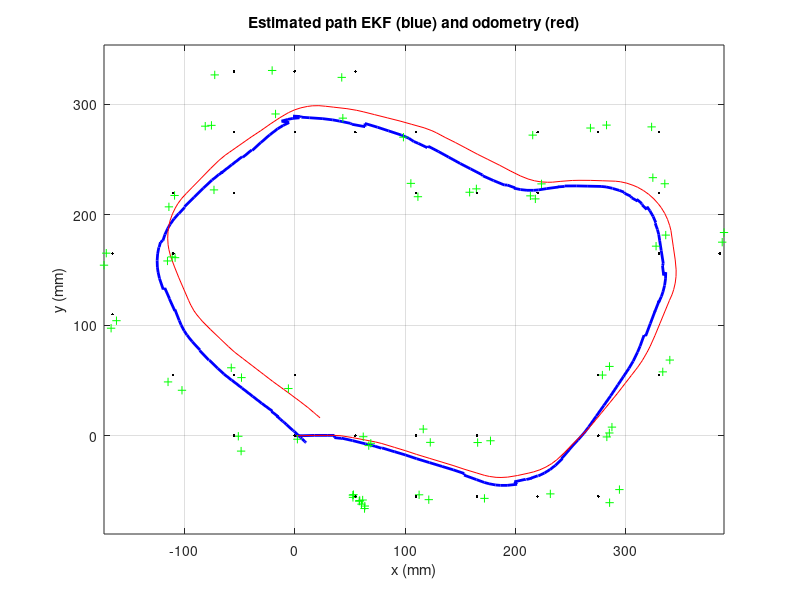
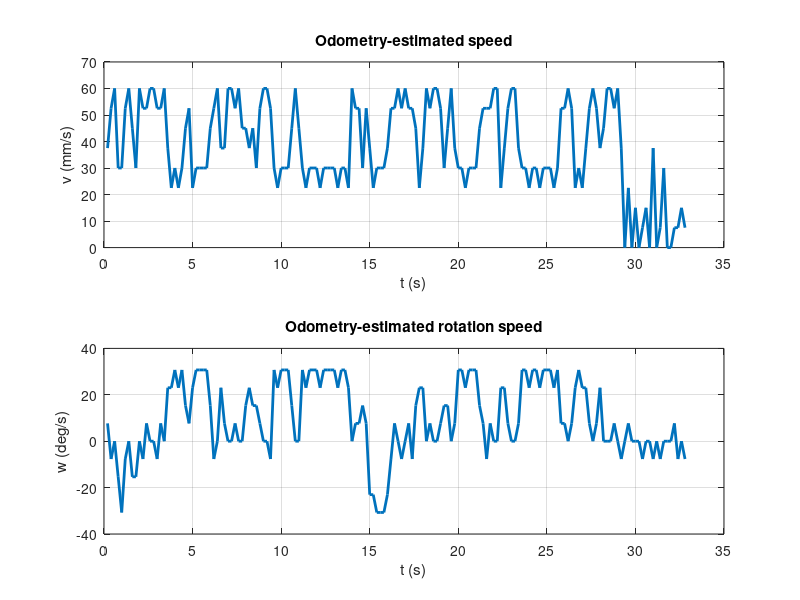
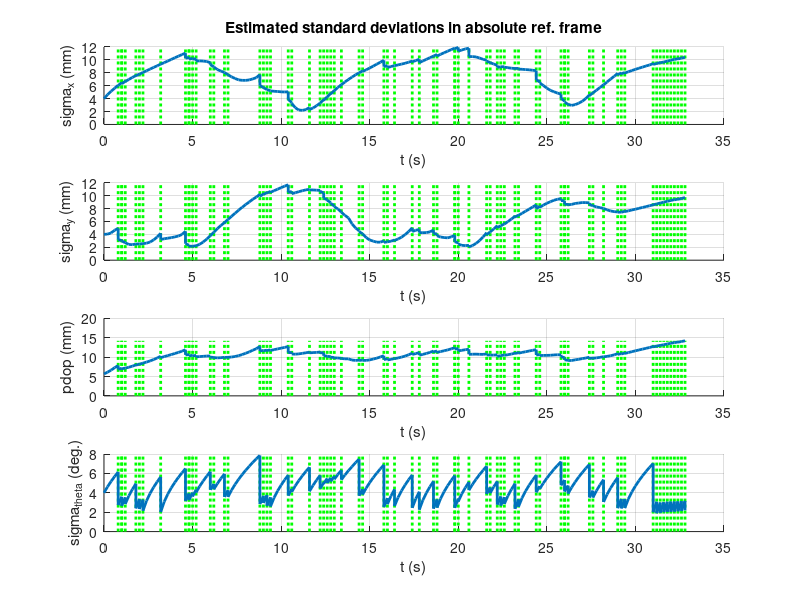
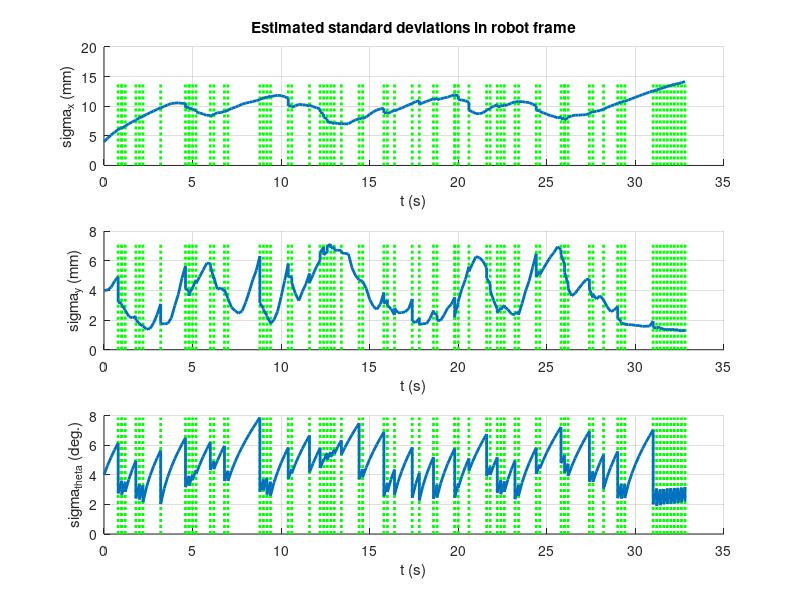

Recreate these plots in MATLAB, in order.
% A script to display the results of the last execution of MagnetLoc.
% MagnetLoc stores its results in 'log.txt' and the meaningful input data
% in inputLog.mat (among which robot parameters and noise variances).
% Graphs displayed:
% Figure 1: 
%   - The path calculated by odometry only (red).
%   - The path estimated by the Kalman filter (blue).
%   - The locations of the magnets which have been detected (black dots).
%   - The estimated locations of the detected magnets in absolute frame
%       using the measurement (that's variable oMeasMagnet in the program).
% Figure 2: 
%   - Speed and rotation speed, as estimated using the encoders.
% Figure 3: 
%   - Estimated error standard deviations (extracted directly from
%       the diagonal of P, hence in absolute frame.
% Figure 4: 
%   - Estimated error standard deviations in robot frame.
% Figure 5: 
%   - Mahalanobis distances calculated with the magnet closest to 
%       the measurement point (candidate magnet) in blue.
%   - Mahalanobis distances calculated with the four nearest neighbors 
%       of the candidate magnet in red.
%   - Mahalanobis distance threshold used in the program (black line).
% Figure 6: 
%   - Estimated x, y, theta as functions of time.
% Figure 7:
%   - Number of magnets detected at each time instant.
% Figure 8:
%   - Raw sensor measurements as a function of the curvilinear abscissa
%       (distance traveled by point M). The vertical axis represents the
%       state of each Reed sensor. A vertical line indicates a closed 
%       sensor (a sensor which detects a magnet).
%   - You may comment out this graph when you don't need it anymore 
%       (when you're done estimating the measurement noise).

function PlotResults

% Load the inputs to the problem (robot charateristics + tuning +
% speed and rotation speed + measurements. They have been saved by
% MagnetLoc in inputLog.mat.

if ~exist("inputLog.mat")
    disp('File inputLog.mat not found. Did you run MagnetLoc first?');
    return
end
if ~exist("log.txt")
    disp('File log.txt not found. Did you run MagnetLoc first?');
    return
end

load inputLog ...
     nbReedSensors samplingPeriod xSpacing ySpacing  ...
     sensorReadings Qgamma mahaThreshold

 
% Load the results calculated by MagnetLoc, logged in log.txt.
fid = fopen('log.txt','r');
firstline = fgetl(fid); 
numvars = numel(strread(firstline,'%s')); %#ok<DSTRRD>
data = textscan(fid,repmat('%f',1,numvars)); %#ok<NASGU>
% The "unused variable" warning has been suppressed: variable "data" is
% used in the "eval" instruction, but code analyzer does not see it.

% Next instruction sets all variables whose name are on the first line
% of the file, here calcPhase, t, x, y, theta, P11...P33, U1, U2, Y
eval(['[' strrep(firstline,' ',',') '] = deal(data{:});']) ;
fclose(fid);

% Prepare vectors and matrices
nbRes = length(t) ;
nbPeriods = sum(calcPhase==1) ;
U    = zeros(2,nbPeriods) ;
Xodo = zeros(3,nbPeriods+1) ;

% Reconstruct the inputs. Suppress lines that are non prediction, since 
% their values have been set to zero conventionally in the logs.
% Keeping those would be impractical when displaying velocities.
U(1,:) = U1(find(calcPhase==1)) ;
U(2,:) = U2(find(calcPhase==1)) ;
tOdo = t(find(calcPhase==1));

% Calculate the measured positions of the magnets in the absolute frame
% and the magnets closest to these measured positions for display. 
% Do this only when calcPhase = 2 (measurement).
nbMeasurementPhases = sum(calcPhase==2) ;
estMagnetPos   = zeros(2,nbMeasurementPhases) ;
exactMagnetPos = zeros(2,nbMeasurementPhases) ;
j = 0 ;
for i = 1 : nbRes 
    if calcPhase(i) == 2
        j = j+1 ;
        oTm = [ cos(theta(i)) , -sin(theta(i)) , x(i) ;
                sin(theta(i)) ,  cos(theta(i)) , y(i) ;
                      0       ,        0       ,  1   ] ;
        oEstimatedMagnet = oTm * [ y1(i) ; y2(i) ; 1 ] ;
        oExactMagnetPos  = round( oEstimatedMagnet ./ [xSpacing ; ySpacing ; 1] ) .* [xSpacing ; ySpacing ; 1] ;
        estMagnetPos(:,j)   = oEstimatedMagnet(1:2) ;
        exactMagnetPos(:,j) = oExactMagnetPos(1:2)  ;
    end
end

% Compute odometry only estimated path
Xodo(:,1) = [x(1) ; y(1) ; theta(1)] ;
for i = 1 : nbPeriods
    Xodo(:,i+1) = Xodo(:,i) + ...
        [ U(1,i)*cos(Xodo(3,i)) ;
          U(1,i)*sin(Xodo(3,i)) ;
          U(2,i) ] ;
end
travDistance = zeros(1,nbPeriods) ;
for i = 2 : nbPeriods
    travDistance(i) = travDistance(i-1) + U(1,i) ;
end

% Plot robot path, Kalman fiter estimation and odometry only estimation

figure; 
plot( x,y , 'b' , 'LineWidth', 2 ) ;
hold on ;
plot( Xodo(1,:), Xodo(2,:) , 'r' ) ;
zoom on ; grid on; axis('equal');
title('Estimated path EKF (blue) and odometry (red)');
xlabel('x (mm)');
ylabel('y (mm)');

% On top of the path, indicate estimated and real magnet positions.

hold on;
plot( estMagnetPos(1,:), estMagnetPos(2,:) , 'g+' ) ;
hold on;
plot( exactMagnetPos(1,:), exactMagnetPos(2,:) , 'k.' ) ;

% Plot odometry-estimated speed and rotation speed

figure; 
subplot(2,1,1);
plot( tOdo,U(1,:)/samplingPeriod , 'LineWidth',2 );
xlabel('t (s)')
ylabel('v (mm/s)');
title('Odometry-estimated speed');
zoom on ; grid on;
subplot(2,1,2);
plot( tOdo,U(2,:)*180/pi/samplingPeriod , 'LineWidth',2 );
xlabel('t (s)')
ylabel('w (deg/s)' , 'LineWidth',2 );
title('Odometry-estimated rotation speed');
zoom on ; grid on;


% Plot estimated variances in absolute reference frame

sigx     = sqrt(P11) ;
sigy     = sqrt(P22) ;
pdop     = sqrt( sigx.*sigx + sigy.*sigy ) ;
sigtheta = sqrt(P33) ;
tRes = t( find(calcPhase==3) ) ;
figure;
subplot(4,1,1);
maximum = max(sigx) ;
for k=1:numel(tRes) 
    line([tRes(k) tRes(k)],[0 maximum],'Color','g','LineStyle',':' ,...
       'LineWidth',2 );      
end
hold on ;
plot( t,sigx , 'LineWidth',2 );
xlabel('t (s)') ;
ylabel('sigma_x (mm)') ;
title('Estimated standard deviations in absolute ref. frame');
zoom on ; grid on;
subplot(4,1,2);
maximum = max(sigy) ;
for k=1:numel(tRes) 
   line([tRes(k) tRes(k)],[0 maximum],'Color','g','LineStyle',':' , ...
       'LineWidth',2 );      
end
hold on ;
plot( t,sigy , 'LineWidth',2 );
xlabel('t (s)') ;
ylabel('sigma_y (mm)');
zoom on ; grid on;
subplot(4,1,3) ;
maximum = max(pdop) ;
for k=1:numel(tRes) 
   line([tRes(k) tRes(k)],[0 maximum],'Color','g','LineStyle',':' ,...
       'LineWidth',2 );      
end
hold on;
plot(t,pdop,'LineWidth',2 ) ;
xlabel('t (s)') ;
ylabel('pdop (mm)');
zoom on; grid on;
subplot(4,1,4);
maximum = max(sigtheta*180/pi) ;
for k=1:numel(tRes) 
   line([tRes(k) tRes(k)],[0 maximum],'Color','g','LineStyle',':' ,...
       'LineWidth',2 );      
end
hold on ;
plot( t,sigtheta*180/pi , 'LineWidth',2 );
xlabel('t (s)') ;
ylabel('sigma_{theta} (deg.)');
zoom on ; grid on;

% Calculate covariance matrix in frame Rm

msigx     = zeros(1,length(t)) ;
msigy     = zeros(1,length(t)) ;
msigtheta = zeros(1,length(t)) ;
for i = 1 : length(t)
    m_Omega_o = [  cos(theta(i))  ,  sin(theta(i))  ,  0  ;
                  -sin(theta(i))  ,  cos(theta(i))  ,  0  ;
                        0         ,       0         ,  1  ] ;
    oP = [ P11(i)  ,  P12(i)  ,  P13(i)  ;
           P12(i)  ,  P22(i)  ,  P23(i)  ;
           P13(i)  ,  P23(i)  ,  P33(i)  ] ;
    mP = m_Omega_o * oP * m_Omega_o.' ;
    msigx(i)     = sqrt( mP(1,1) )   ;
    msigy(i)     = sqrt( mP(2,2) )   ;
    msigtheta(i) = sqrt( mP(3,3) )   ;
end

% Plot variances in robot frame.

figure;
subplot(3,1,1);
maximum = max(msigx) ;
for k=1:numel(tRes) 
   line([tRes(k) tRes(k)],[0 maximum],'Color','g','LineStyle',':' ,...
       'LineWidth',2 );      
end
hold on ;
plot( t,msigx , 'LineWidth',2 );
xlabel('t (s)') ;
ylabel('sigma_x (mm)');
title('Estimated standard deviations in robot frame');
zoom on ; grid on;
subplot(3,1,2);
maximum = max(msigy) ;
for k=1:numel(tRes) 
   line([tRes(k) tRes(k)],[0 maximum],'Color','g','LineStyle',':' , ...
       'LineWidth',2 );      
end
hold on ;
plot( t,msigy , 'LineWidth',2 );
xlabel('t (s)') ;
ylabel('sigma_y (mm)');
zoom on ; grid on;
subplot(3,1,3);
maximum = max(msigtheta*180/pi) ;
for k=1:numel(tRes) 
   line([tRes(k) tRes(k)],[0 maximum],'Color','g','LineStyle',':' ,...
       'LineWidth',2 );      
end
hold on ;
plot( t,msigtheta*180/pi , 'LineWidth',2 );
xlabel('t (s)') ;
ylabel('sigma_{theta} (deg.)');
zoom on ; grid on;

% Calculate Mahalanobis distances, including for magnets that are the 
% closest neighbors of the magnet closest to measurement point.

tMagnetDetection = zeros(1,sum(calcPhase==2)) ;
dMahaAll = zeros(5,sum(calcPhase==2)) ;
j = 0 ;
for i = 1 : length(t) 
    
    if calcPhase(i) ~= 2 
        continue ;  % Not a measurement phase
    end
     
    j = j+1 ;
    tMagnetDetection(j) = t(i) ;
    
    % Calculate homogeneous transform of the robot with respect to the world frame
    oTm = [ cos(theta(i)) , -sin(theta(i)) , x(i)  ;
            sin(theta(i)) ,  cos(theta(i)) , y(i)  ;
                  0       ,        0       ,  1    ] ;
    
    % Measurement: y coordinate of the magnet measured in Rm.
    Y = y2(i) ;
    
    % Homogeneous coordinates of the magnet in Rm for calculations.
    mMeasMagnet = [ y1(i) ; Y ; 1 ] ;
    
    % Corresponding position in absolute frame
    oMeasMagnet = oTm * mMeasMagnet ;
    
    % Which actual magnet is closest to the estimated position?
    oRealMagnet = round( oMeasMagnet ./ [xSpacing ; ySpacing ; 1] ) .* [xSpacing ; ySpacing ; 1] ;
    
    % The position of the real magnet in robot frame
    mRealMagnet = oTm \ oRealMagnet ; % That's inv(oTm)*oRealMagnet
    
    % The expected measurement are the two coordinates of the real
    % magnet in the robot frame.
    Yhat = mRealMagnet(2) ;
    
    C = [ sin(theta(i)) , -cos(theta(i))   -sin(theta(i))*(oRealMagnet(2)-y(i))-cos(theta(i))*(oRealMagnet(1)-x(i)) ] ;
    
    innov = Y - Yhat ;
    P = [ P11(i)  ,  P12(i)  ,  P13(i)  ;
          P12(i)  ,  P22(i)  ,  P23(i)  ;
          P13(i)  ,  P23(i)  ,  P33(i)  ] ;
    dMaha = sqrt( innov.' / ( C*P*C.' + Qgamma) * innov ) ;
          
    dMahaAll(1,j)       = dMaha            ;
    estMagnetPos(:,j)   = oMeasMagnet(1:2) ;
    exactMagnetPos(:,j) = oRealMagnet(1:2) ;

    % Offset vectors to generate the neighbors, in homogeneous coordinates.

    deltas = [ xSpacing  -xSpacing      0           0       ;
                  0          0       ySpacing   -ySpacing   ;
                  0          0          0           0       ] ;

    for neighborIndex = 1 : 4
        oPneighbor = oRealMagnet + deltas(:,neighborIndex) ;

        % The position of the magnet in robot frame is the expected measurement
        % YhatNeighbor
        YhatNeighbor = oTm \ oPneighbor ; % That's inv(oTm)*oPneighbor
        YhatNeighbor = YhatNeighbor(2) ;

        Cneighbor = [ sin(theta(i)) , -cos(theta(i)) , -sin(theta(i))*(oPneighbor(2)-y(i))-cos(theta(i))*(oPneighbor(1)-x(i)) ] ;

        innovNeighbor = Y - YhatNeighbor ; 
        dMahaNeighbor = sqrt( innovNeighbor.' / ( Cneighbor*P*Cneighbor.' + Qgamma) * innovNeighbor ) ;
        dMahaAll(neighborIndex+1,j) = dMahaNeighbor ;
    end
    
end

% Plot Mahalanobis distances. Blue dots are for closest magnet,
% red dots are for neighbor magnets.

figure; 
plot( tMagnetDetection , dMahaAll(1,:) , 'bo' , 'LineWidth',2 ) ;
for k = 2:5
    hold on; 
    plot( tMagnetDetection , dMahaAll(k,:) , 'ro' , 'LineWidth',2 ) ;
end
hold on;
plot( tMagnetDetection , mahaThreshold*ones(1,size(dMahaAll,2)) , 'k' ,...
    'LineWidth',3 ) ; 
xlabel('t (s)');
ylabel('Mahalanobis distance (no dimension).');
title('Mahalanobis distances: closest magnet (blue) and neighbors (red)');
zoom on; grid on; 

% Plot x, y and theta as functions of time

figure; 

subplot(3,1,1);
plot( t,x , 'LineWidth',2 );
xlabel('t (s)')
ylabel('x (mm)');
title('Position and heading as functions of time.');
zoom on ; grid on;

subplot(3,1,2);
plot( t,y , 'LineWidth',2 );
xlabel('t (s)')
ylabel('y (mm)');
zoom on ; grid on;

subplot(3,1,3);
plot( t,theta*180/pi , 'LineWidth',2 );
xlabel('t (s)')
ylabel('theta (deg.)');
zoom on ; grid on;

% Determine the number of measurements (i.e. the number of detected magnets)
% at each step. The idea is to show the students that, in most cases,
% a single magnet is detected (or, of course, zero).

i = 1 ;
k = 0 ;
tMeas  = zeros(1,nbPeriods) ;
nbMeas = zeros(1,nbPeriods) ;
while i <= length(t)
    k = k+1 ;
    tMeas(k) = t(i) ;
    nbMeas(k) = 0 ;
    j = 1 ;
    while (i+j)<=length(t) && t(i+j)==t(i)
        if y1(i+j) ~= 0 
            nbMeas(k) = nbMeas(k)+1 ;
        end
        j = j+1 ;
    end
    i = i+j ;
end

% Plot number of measurements at each time step.

figure; 
plot(tMeas,nbMeas,'o' , 'LineWidth',2 ) ;
xlabel('time (s)');
title('Number of magnets detected at each step.');
zoom on; grid on;


% Plot raw sensor measurements
rawMeas = zeros( nbReedSensors , nbPeriods ) ;
for k = 1 : nbPeriods
    rawMeas( : , k ) = bitget( sensorReadings(k) , 1:8 ) ;
end
figure; 
for n = 1 : nbReedSensors
    for k = 1 : nbPeriods
        if rawMeas(n,k) == 0
            hold on ;
            line([travDistance(k) travDistance(k)],[n-0.5 n+0.5],'Color','b','LineStyle','-' , 'LineWidth',2 );
        end
    end
end
set(gca,'YLim',[0 nbReedSensors+1]) ;
xlabel('Travelled distance of point M (mm)');
ylabel('Reed sensor number') ;
title('State of Reed sensors (blue = magnet dectected)') ;
zoom on; grid on;

% Calculate and display odometry error (assuming KF is right).

fprintf('\nTotal travelled distance: %d mm\n',round(sum(abs(U1))));
fprintf('Final odometry error: %3.1f %%\n\n', ...
    (norm([x(size(x,1));y(size(y,1))]-Xodo(1:2,size(Xodo,2))) / sum(abs(U1)) )*100 );

% Calculate percentage of rejected closest magnets:

fprintf('Magnets rejected: %3.1f %%\n', ...
    100*numel(find(dMahaAll(1,:) > mahaThreshold ))/numel(dMahaAll(1,:)));

fprintf('Neighbor magnets under threshold: %3.1f %%\n\n', ...
    100*numel(find(dMahaAll(2:5,:) <= mahaThreshold ))/numel(dMahaAll(2:5,:))) ;
